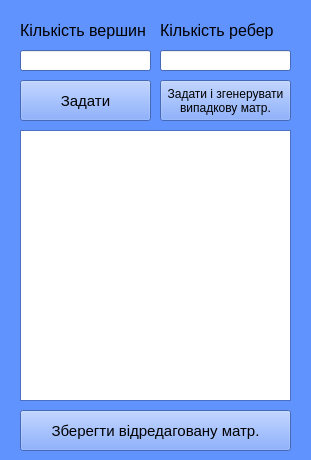
<?xml version="1.0" encoding="UTF-8"?>
<ui version="4.0">
 <class>Window2</class>
 <widget class="QMainWindow" name="Window2">
  <property name="geometry">
   <rect>
    <x>0</x>
    <y>0</y>
    <width>311</width>
    <height>460</height>
   </rect>
  </property>
  <property name="minimumSize">
   <size>
    <width>311</width>
    <height>460</height>
   </size>
  </property>
  <property name="maximumSize">
   <size>
    <width>1111111</width>
    <height>1111111</height>
   </size>
  </property>
  <property name="palette">
   <palette>
    <active>
     <colorrole role="WindowText">
      <brush brushstyle="SolidPattern">
       <color alpha="255">
        <red>0</red>
        <green>0</green>
        <blue>0</blue>
       </color>
      </brush>
     </colorrole>
     <colorrole role="Button">
      <brush brushstyle="SolidPattern">
       <color alpha="255">
        <red>97</red>
        <green>147</green>
        <blue>255</blue>
       </color>
      </brush>
     </colorrole>
     <colorrole role="Light">
      <brush brushstyle="SolidPattern">
       <color alpha="255">
        <red>224</red>
        <green>234</green>
        <blue>255</blue>
       </color>
      </brush>
     </colorrole>
     <colorrole role="Midlight">
      <brush brushstyle="SolidPattern">
       <color alpha="255">
        <red>160</red>
        <green>190</green>
        <blue>255</blue>
       </color>
      </brush>
     </colorrole>
     <colorrole role="Dark">
      <brush brushstyle="SolidPattern">
       <color alpha="255">
        <red>48</red>
        <green>74</green>
        <blue>127</blue>
       </color>
      </brush>
     </colorrole>
     <colorrole role="Mid">
      <brush brushstyle="SolidPattern">
       <color alpha="255">
        <red>65</red>
        <green>98</green>
        <blue>170</blue>
       </color>
      </brush>
     </colorrole>
     <colorrole role="Text">
      <brush brushstyle="SolidPattern">
       <color alpha="255">
        <red>0</red>
        <green>0</green>
        <blue>0</blue>
       </color>
      </brush>
     </colorrole>
     <colorrole role="BrightText">
      <brush brushstyle="SolidPattern">
       <color alpha="255">
        <red>255</red>
        <green>255</green>
        <blue>255</blue>
       </color>
      </brush>
     </colorrole>
     <colorrole role="ButtonText">
      <brush brushstyle="SolidPattern">
       <color alpha="255">
        <red>0</red>
        <green>0</green>
        <blue>0</blue>
       </color>
      </brush>
     </colorrole>
     <colorrole role="Base">
      <brush brushstyle="SolidPattern">
       <color alpha="255">
        <red>255</red>
        <green>255</green>
        <blue>255</blue>
       </color>
      </brush>
     </colorrole>
     <colorrole role="Window">
      <brush brushstyle="SolidPattern">
       <color alpha="255">
        <red>97</red>
        <green>147</green>
        <blue>255</blue>
       </color>
      </brush>
     </colorrole>
     <colorrole role="Shadow">
      <brush brushstyle="SolidPattern">
       <color alpha="255">
        <red>0</red>
        <green>0</green>
        <blue>0</blue>
       </color>
      </brush>
     </colorrole>
     <colorrole role="AlternateBase">
      <brush brushstyle="SolidPattern">
       <color alpha="255">
        <red>176</red>
        <green>201</green>
        <blue>255</blue>
       </color>
      </brush>
     </colorrole>
     <colorrole role="ToolTipBase">
      <brush brushstyle="SolidPattern">
       <color alpha="255">
        <red>255</red>
        <green>255</green>
        <blue>220</blue>
       </color>
      </brush>
     </colorrole>
     <colorrole role="ToolTipText">
      <brush brushstyle="SolidPattern">
       <color alpha="255">
        <red>0</red>
        <green>0</green>
        <blue>0</blue>
       </color>
      </brush>
     </colorrole>
     <colorrole role="PlaceholderText">
      <brush brushstyle="NoBrush">
       <color alpha="128">
        <red>0</red>
        <green>0</green>
        <blue>0</blue>
       </color>
      </brush>
     </colorrole>
    </active>
    <inactive>
     <colorrole role="WindowText">
      <brush brushstyle="SolidPattern">
       <color alpha="255">
        <red>0</red>
        <green>0</green>
        <blue>0</blue>
       </color>
      </brush>
     </colorrole>
     <colorrole role="Button">
      <brush brushstyle="SolidPattern">
       <color alpha="255">
        <red>97</red>
        <green>147</green>
        <blue>255</blue>
       </color>
      </brush>
     </colorrole>
     <colorrole role="Light">
      <brush brushstyle="SolidPattern">
       <color alpha="255">
        <red>224</red>
        <green>234</green>
        <blue>255</blue>
       </color>
      </brush>
     </colorrole>
     <colorrole role="Midlight">
      <brush brushstyle="SolidPattern">
       <color alpha="255">
        <red>160</red>
        <green>190</green>
        <blue>255</blue>
       </color>
      </brush>
     </colorrole>
     <colorrole role="Dark">
      <brush brushstyle="SolidPattern">
       <color alpha="255">
        <red>48</red>
        <green>74</green>
        <blue>127</blue>
       </color>
      </brush>
     </colorrole>
     <colorrole role="Mid">
      <brush brushstyle="SolidPattern">
       <color alpha="255">
        <red>65</red>
        <green>98</green>
        <blue>170</blue>
       </color>
      </brush>
     </colorrole>
     <colorrole role="Text">
      <brush brushstyle="SolidPattern">
       <color alpha="255">
        <red>0</red>
        <green>0</green>
        <blue>0</blue>
       </color>
      </brush>
     </colorrole>
     <colorrole role="BrightText">
      <brush brushstyle="SolidPattern">
       <color alpha="255">
        <red>255</red>
        <green>255</green>
        <blue>255</blue>
       </color>
      </brush>
     </colorrole>
     <colorrole role="ButtonText">
      <brush brushstyle="SolidPattern">
       <color alpha="255">
        <red>0</red>
        <green>0</green>
        <blue>0</blue>
       </color>
      </brush>
     </colorrole>
     <colorrole role="Base">
      <brush brushstyle="SolidPattern">
       <color alpha="255">
        <red>255</red>
        <green>255</green>
        <blue>255</blue>
       </color>
      </brush>
     </colorrole>
     <colorrole role="Window">
      <brush brushstyle="SolidPattern">
       <color alpha="255">
        <red>97</red>
        <green>147</green>
        <blue>255</blue>
       </color>
      </brush>
     </colorrole>
     <colorrole role="Shadow">
      <brush brushstyle="SolidPattern">
       <color alpha="255">
        <red>0</red>
        <green>0</green>
        <blue>0</blue>
       </color>
      </brush>
     </colorrole>
     <colorrole role="AlternateBase">
      <brush brushstyle="SolidPattern">
       <color alpha="255">
        <red>176</red>
        <green>201</green>
        <blue>255</blue>
       </color>
      </brush>
     </colorrole>
     <colorrole role="ToolTipBase">
      <brush brushstyle="SolidPattern">
       <color alpha="255">
        <red>255</red>
        <green>255</green>
        <blue>220</blue>
       </color>
      </brush>
     </colorrole>
     <colorrole role="ToolTipText">
      <brush brushstyle="SolidPattern">
       <color alpha="255">
        <red>0</red>
        <green>0</green>
        <blue>0</blue>
       </color>
      </brush>
     </colorrole>
     <colorrole role="PlaceholderText">
      <brush brushstyle="NoBrush">
       <color alpha="128">
        <red>0</red>
        <green>0</green>
        <blue>0</blue>
       </color>
      </brush>
     </colorrole>
    </inactive>
    <disabled>
     <colorrole role="WindowText">
      <brush brushstyle="SolidPattern">
       <color alpha="255">
        <red>48</red>
        <green>74</green>
        <blue>127</blue>
       </color>
      </brush>
     </colorrole>
     <colorrole role="Button">
      <brush brushstyle="SolidPattern">
       <color alpha="255">
        <red>97</red>
        <green>147</green>
        <blue>255</blue>
       </color>
      </brush>
     </colorrole>
     <colorrole role="Light">
      <brush brushstyle="SolidPattern">
       <color alpha="255">
        <red>224</red>
        <green>234</green>
        <blue>255</blue>
       </color>
      </brush>
     </colorrole>
     <colorrole role="Midlight">
      <brush brushstyle="SolidPattern">
       <color alpha="255">
        <red>160</red>
        <green>190</green>
        <blue>255</blue>
       </color>
      </brush>
     </colorrole>
     <colorrole role="Dark">
      <brush brushstyle="SolidPattern">
       <color alpha="255">
        <red>48</red>
        <green>74</green>
        <blue>127</blue>
       </color>
      </brush>
     </colorrole>
     <colorrole role="Mid">
      <brush brushstyle="SolidPattern">
       <color alpha="255">
        <red>65</red>
        <green>98</green>
        <blue>170</blue>
       </color>
      </brush>
     </colorrole>
     <colorrole role="Text">
      <brush brushstyle="SolidPattern">
       <color alpha="255">
        <red>48</red>
        <green>74</green>
        <blue>127</blue>
       </color>
      </brush>
     </colorrole>
     <colorrole role="BrightText">
      <brush brushstyle="SolidPattern">
       <color alpha="255">
        <red>255</red>
        <green>255</green>
        <blue>255</blue>
       </color>
      </brush>
     </colorrole>
     <colorrole role="ButtonText">
      <brush brushstyle="SolidPattern">
       <color alpha="255">
        <red>48</red>
        <green>74</green>
        <blue>127</blue>
       </color>
      </brush>
     </colorrole>
     <colorrole role="Base">
      <brush brushstyle="SolidPattern">
       <color alpha="255">
        <red>97</red>
        <green>147</green>
        <blue>255</blue>
       </color>
      </brush>
     </colorrole>
     <colorrole role="Window">
      <brush brushstyle="SolidPattern">
       <color alpha="255">
        <red>97</red>
        <green>147</green>
        <blue>255</blue>
       </color>
      </brush>
     </colorrole>
     <colorrole role="Shadow">
      <brush brushstyle="SolidPattern">
       <color alpha="255">
        <red>0</red>
        <green>0</green>
        <blue>0</blue>
       </color>
      </brush>
     </colorrole>
     <colorrole role="AlternateBase">
      <brush brushstyle="SolidPattern">
       <color alpha="255">
        <red>97</red>
        <green>147</green>
        <blue>255</blue>
       </color>
      </brush>
     </colorrole>
     <colorrole role="ToolTipBase">
      <brush brushstyle="SolidPattern">
       <color alpha="255">
        <red>255</red>
        <green>255</green>
        <blue>220</blue>
       </color>
      </brush>
     </colorrole>
     <colorrole role="ToolTipText">
      <brush brushstyle="SolidPattern">
       <color alpha="255">
        <red>0</red>
        <green>0</green>
        <blue>0</blue>
       </color>
      </brush>
     </colorrole>
     <colorrole role="PlaceholderText">
      <brush brushstyle="NoBrush">
       <color alpha="128">
        <red>0</red>
        <green>0</green>
        <blue>0</blue>
       </color>
      </brush>
     </colorrole>
    </disabled>
   </palette>
  </property>
  <property name="windowTitle">
   <string>MainWindow</string>
  </property>
  <widget class="QWidget" name="centralwidget">
   <property name="palette">
    <palette>
     <active>
      <colorrole role="WindowText">
       <brush brushstyle="SolidPattern">
        <color alpha="255">
         <red>0</red>
         <green>0</green>
         <blue>0</blue>
        </color>
       </brush>
      </colorrole>
      <colorrole role="Button">
       <brush brushstyle="SolidPattern">
        <color alpha="255">
         <red>97</red>
         <green>147</green>
         <blue>255</blue>
        </color>
       </brush>
      </colorrole>
      <colorrole role="Light">
       <brush brushstyle="SolidPattern">
        <color alpha="255">
         <red>224</red>
         <green>234</green>
         <blue>255</blue>
        </color>
       </brush>
      </colorrole>
      <colorrole role="Midlight">
       <brush brushstyle="SolidPattern">
        <color alpha="255">
         <red>160</red>
         <green>190</green>
         <blue>255</blue>
        </color>
       </brush>
      </colorrole>
      <colorrole role="Dark">
       <brush brushstyle="SolidPattern">
        <color alpha="255">
         <red>48</red>
         <green>74</green>
         <blue>127</blue>
        </color>
       </brush>
      </colorrole>
      <colorrole role="Mid">
       <brush brushstyle="SolidPattern">
        <color alpha="255">
         <red>65</red>
         <green>98</green>
         <blue>170</blue>
        </color>
       </brush>
      </colorrole>
      <colorrole role="Text">
       <brush brushstyle="SolidPattern">
        <color alpha="255">
         <red>0</red>
         <green>0</green>
         <blue>0</blue>
        </color>
       </brush>
      </colorrole>
      <colorrole role="BrightText">
       <brush brushstyle="SolidPattern">
        <color alpha="255">
         <red>255</red>
         <green>255</green>
         <blue>255</blue>
        </color>
       </brush>
      </colorrole>
      <colorrole role="ButtonText">
       <brush brushstyle="SolidPattern">
        <color alpha="255">
         <red>0</red>
         <green>0</green>
         <blue>0</blue>
        </color>
       </brush>
      </colorrole>
      <colorrole role="Base">
       <brush brushstyle="SolidPattern">
        <color alpha="255">
         <red>255</red>
         <green>255</green>
         <blue>255</blue>
        </color>
       </brush>
      </colorrole>
      <colorrole role="Window">
       <brush brushstyle="SolidPattern">
        <color alpha="255">
         <red>97</red>
         <green>147</green>
         <blue>255</blue>
        </color>
       </brush>
      </colorrole>
      <colorrole role="Shadow">
       <brush brushstyle="SolidPattern">
        <color alpha="255">
         <red>0</red>
         <green>0</green>
         <blue>0</blue>
        </color>
       </brush>
      </colorrole>
      <colorrole role="AlternateBase">
       <brush brushstyle="SolidPattern">
        <color alpha="255">
         <red>176</red>
         <green>201</green>
         <blue>255</blue>
        </color>
       </brush>
      </colorrole>
      <colorrole role="ToolTipBase">
       <brush brushstyle="SolidPattern">
        <color alpha="255">
         <red>255</red>
         <green>255</green>
         <blue>220</blue>
        </color>
       </brush>
      </colorrole>
      <colorrole role="ToolTipText">
       <brush brushstyle="SolidPattern">
        <color alpha="255">
         <red>0</red>
         <green>0</green>
         <blue>0</blue>
        </color>
       </brush>
      </colorrole>
      <colorrole role="PlaceholderText">
       <brush brushstyle="SolidPattern">
        <color alpha="128">
         <red>0</red>
         <green>0</green>
         <blue>0</blue>
        </color>
       </brush>
      </colorrole>
     </active>
     <inactive>
      <colorrole role="WindowText">
       <brush brushstyle="SolidPattern">
        <color alpha="255">
         <red>0</red>
         <green>0</green>
         <blue>0</blue>
        </color>
       </brush>
      </colorrole>
      <colorrole role="Button">
       <brush brushstyle="SolidPattern">
        <color alpha="255">
         <red>97</red>
         <green>147</green>
         <blue>255</blue>
        </color>
       </brush>
      </colorrole>
      <colorrole role="Light">
       <brush brushstyle="SolidPattern">
        <color alpha="255">
         <red>224</red>
         <green>234</green>
         <blue>255</blue>
        </color>
       </brush>
      </colorrole>
      <colorrole role="Midlight">
       <brush brushstyle="SolidPattern">
        <color alpha="255">
         <red>160</red>
         <green>190</green>
         <blue>255</blue>
        </color>
       </brush>
      </colorrole>
      <colorrole role="Dark">
       <brush brushstyle="SolidPattern">
        <color alpha="255">
         <red>48</red>
         <green>74</green>
         <blue>127</blue>
        </color>
       </brush>
      </colorrole>
      <colorrole role="Mid">
       <brush brushstyle="SolidPattern">
        <color alpha="255">
         <red>65</red>
         <green>98</green>
         <blue>170</blue>
        </color>
       </brush>
      </colorrole>
      <colorrole role="Text">
       <brush brushstyle="SolidPattern">
        <color alpha="255">
         <red>0</red>
         <green>0</green>
         <blue>0</blue>
        </color>
       </brush>
      </colorrole>
      <colorrole role="BrightText">
       <brush brushstyle="SolidPattern">
        <color alpha="255">
         <red>255</red>
         <green>255</green>
         <blue>255</blue>
        </color>
       </brush>
      </colorrole>
      <colorrole role="ButtonText">
       <brush brushstyle="SolidPattern">
        <color alpha="255">
         <red>0</red>
         <green>0</green>
         <blue>0</blue>
        </color>
       </brush>
      </colorrole>
      <colorrole role="Base">
       <brush brushstyle="SolidPattern">
        <color alpha="255">
         <red>255</red>
         <green>255</green>
         <blue>255</blue>
        </color>
       </brush>
      </colorrole>
      <colorrole role="Window">
       <brush brushstyle="SolidPattern">
        <color alpha="255">
         <red>97</red>
         <green>147</green>
         <blue>255</blue>
        </color>
       </brush>
      </colorrole>
      <colorrole role="Shadow">
       <brush brushstyle="SolidPattern">
        <color alpha="255">
         <red>0</red>
         <green>0</green>
         <blue>0</blue>
        </color>
       </brush>
      </colorrole>
      <colorrole role="AlternateBase">
       <brush brushstyle="SolidPattern">
        <color alpha="255">
         <red>176</red>
         <green>201</green>
         <blue>255</blue>
        </color>
       </brush>
      </colorrole>
      <colorrole role="ToolTipBase">
       <brush brushstyle="SolidPattern">
        <color alpha="255">
         <red>255</red>
         <green>255</green>
         <blue>220</blue>
        </color>
       </brush>
      </colorrole>
      <colorrole role="ToolTipText">
       <brush brushstyle="SolidPattern">
        <color alpha="255">
         <red>0</red>
         <green>0</green>
         <blue>0</blue>
        </color>
       </brush>
      </colorrole>
      <colorrole role="PlaceholderText">
       <brush brushstyle="SolidPattern">
        <color alpha="128">
         <red>0</red>
         <green>0</green>
         <blue>0</blue>
        </color>
       </brush>
      </colorrole>
     </inactive>
     <disabled>
      <colorrole role="WindowText">
       <brush brushstyle="SolidPattern">
        <color alpha="255">
         <red>48</red>
         <green>74</green>
         <blue>127</blue>
        </color>
       </brush>
      </colorrole>
      <colorrole role="Button">
       <brush brushstyle="SolidPattern">
        <color alpha="255">
         <red>97</red>
         <green>147</green>
         <blue>255</blue>
        </color>
       </brush>
      </colorrole>
      <colorrole role="Light">
       <brush brushstyle="SolidPattern">
        <color alpha="255">
         <red>224</red>
         <green>234</green>
         <blue>255</blue>
        </color>
       </brush>
      </colorrole>
      <colorrole role="Midlight">
       <brush brushstyle="SolidPattern">
        <color alpha="255">
         <red>160</red>
         <green>190</green>
         <blue>255</blue>
        </color>
       </brush>
      </colorrole>
      <colorrole role="Dark">
       <brush brushstyle="SolidPattern">
        <color alpha="255">
         <red>48</red>
         <green>74</green>
         <blue>127</blue>
        </color>
       </brush>
      </colorrole>
      <colorrole role="Mid">
       <brush brushstyle="SolidPattern">
        <color alpha="255">
         <red>65</red>
         <green>98</green>
         <blue>170</blue>
        </color>
       </brush>
      </colorrole>
      <colorrole role="Text">
       <brush brushstyle="SolidPattern">
        <color alpha="255">
         <red>48</red>
         <green>74</green>
         <blue>127</blue>
        </color>
       </brush>
      </colorrole>
      <colorrole role="BrightText">
       <brush brushstyle="SolidPattern">
        <color alpha="255">
         <red>255</red>
         <green>255</green>
         <blue>255</blue>
        </color>
       </brush>
      </colorrole>
      <colorrole role="ButtonText">
       <brush brushstyle="SolidPattern">
        <color alpha="255">
         <red>48</red>
         <green>74</green>
         <blue>127</blue>
        </color>
       </brush>
      </colorrole>
      <colorrole role="Base">
       <brush brushstyle="SolidPattern">
        <color alpha="255">
         <red>97</red>
         <green>147</green>
         <blue>255</blue>
        </color>
       </brush>
      </colorrole>
      <colorrole role="Window">
       <brush brushstyle="SolidPattern">
        <color alpha="255">
         <red>97</red>
         <green>147</green>
         <blue>255</blue>
        </color>
       </brush>
      </colorrole>
      <colorrole role="Shadow">
       <brush brushstyle="SolidPattern">
        <color alpha="255">
         <red>0</red>
         <green>0</green>
         <blue>0</blue>
        </color>
       </brush>
      </colorrole>
      <colorrole role="AlternateBase">
       <brush brushstyle="SolidPattern">
        <color alpha="255">
         <red>97</red>
         <green>147</green>
         <blue>255</blue>
        </color>
       </brush>
      </colorrole>
      <colorrole role="ToolTipBase">
       <brush brushstyle="SolidPattern">
        <color alpha="255">
         <red>255</red>
         <green>255</green>
         <blue>220</blue>
        </color>
       </brush>
      </colorrole>
      <colorrole role="ToolTipText">
       <brush brushstyle="SolidPattern">
        <color alpha="255">
         <red>0</red>
         <green>0</green>
         <blue>0</blue>
        </color>
       </brush>
      </colorrole>
      <colorrole role="PlaceholderText">
       <brush brushstyle="SolidPattern">
        <color alpha="128">
         <red>0</red>
         <green>0</green>
         <blue>0</blue>
        </color>
       </brush>
      </colorrole>
     </disabled>
    </palette>
   </property>
   <widget class="QLabel" name="labelNodeCount">
    <property name="geometry">
     <rect>
      <x>20</x>
      <y>20</y>
      <width>131</width>
      <height>21</height>
     </rect>
    </property>
    <property name="font">
     <font>
      <pointsize>12</pointsize>
     </font>
    </property>
    <property name="text">
     <string>Кількість вершин</string>
    </property>
   </widget>
   <widget class="QLabel" name="labelEdgeCount">
    <property name="geometry">
     <rect>
      <x>160</x>
      <y>20</y>
      <width>141</width>
      <height>21</height>
     </rect>
    </property>
    <property name="font">
     <font>
      <pointsize>12</pointsize>
     </font>
    </property>
    <property name="text">
     <string>Кількість ребер</string>
    </property>
   </widget>
   <widget class="QLineEdit" name="lineNodeCount">
    <property name="geometry">
     <rect>
      <x>20</x>
      <y>50</y>
      <width>131</width>
      <height>21</height>
     </rect>
    </property>
   </widget>
   <widget class="QLineEdit" name="lineEdgeCount">
    <property name="geometry">
     <rect>
      <x>160</x>
      <y>50</y>
      <width>131</width>
      <height>21</height>
     </rect>
    </property>
   </widget>
   <widget class="QPushButton" name="buttonSetNodeCount">
    <property name="geometry">
     <rect>
      <x>20</x>
      <y>80</y>
      <width>131</width>
      <height>41</height>
     </rect>
    </property>
    <property name="font">
     <font>
      <pointsize>11</pointsize>
     </font>
    </property>
    <property name="text">
     <string>Задати</string>
    </property>
   </widget>
   <widget class="QPushButton" name="buttonSetEdgeCount">
    <property name="geometry">
     <rect>
      <x>160</x>
      <y>80</y>
      <width>131</width>
      <height>41</height>
     </rect>
    </property>
    <property name="text">
     <string>Задати і згенерувати
випадкову матр.</string>
    </property>
   </widget>
   <widget class="QTableWidget" name="tableMatrix">
    <property name="geometry">
     <rect>
      <x>20</x>
      <y>130</y>
      <width>271</width>
      <height>271</height>
     </rect>
    </property>
    <property name="sizePolicy">
     <sizepolicy hsizetype="Expanding" vsizetype="Expanding">
      <horstretch>0</horstretch>
      <verstretch>0</verstretch>
     </sizepolicy>
    </property>
    <property name="maximumSize">
     <size>
      <width>16777215</width>
      <height>16777215</height>
     </size>
    </property>
    <attribute name="horizontalHeaderCascadingSectionResizes">
     <bool>false</bool>
    </attribute>
    <attribute name="horizontalHeaderMinimumSectionSize">
     <number>42</number>
    </attribute>
    <attribute name="horizontalHeaderDefaultSectionSize">
     <number>42</number>
    </attribute>
    <attribute name="horizontalHeaderStretchLastSection">
     <bool>true</bool>
    </attribute>
    <attribute name="verticalHeaderCascadingSectionResizes">
     <bool>false</bool>
    </attribute>
    <attribute name="verticalHeaderMinimumSectionSize">
     <number>41</number>
    </attribute>
    <attribute name="verticalHeaderDefaultSectionSize">
     <number>41</number>
    </attribute>
    <attribute name="verticalHeaderShowSortIndicator" stdset="0">
     <bool>false</bool>
    </attribute>
    <attribute name="verticalHeaderStretchLastSection">
     <bool>true</bool>
    </attribute>
   </widget>
   <widget class="QPushButton" name="buttonGenerateMatrix">
    <property name="geometry">
     <rect>
      <x>20</x>
      <y>410</y>
      <width>271</width>
      <height>41</height>
     </rect>
    </property>
    <property name="font">
     <font>
      <pointsize>11</pointsize>
     </font>
    </property>
    <property name="text">
     <string>Зберегти відредаговану матр.</string>
    </property>
   </widget>
  </widget>
 </widget>
 <resources/>
 <connections/>
</ui>
